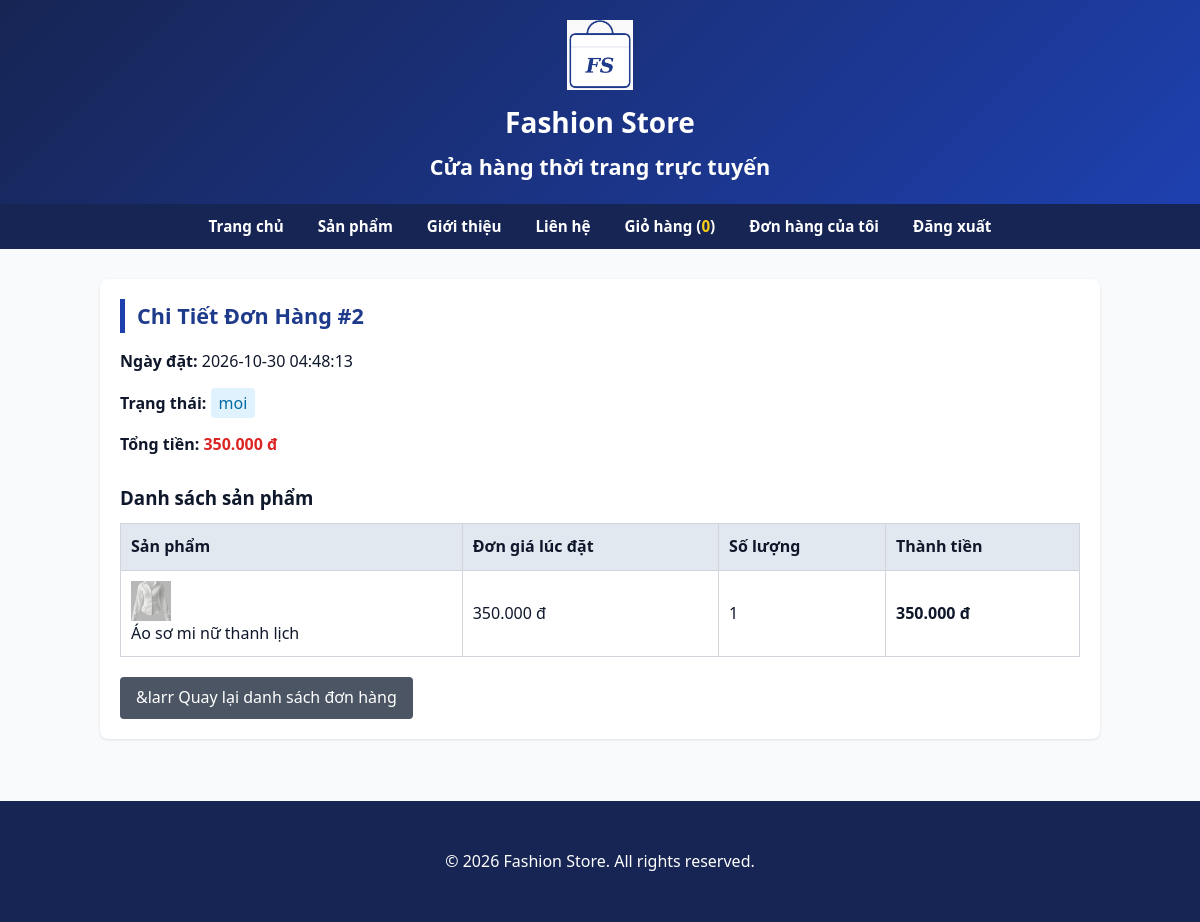
/don-hang.php?id=2 (signed in), run on the app's committed database.
### tables this page shows
CREATE TABLE don_hang (
    id INT UNSIGNED AUTO_INCREMENT PRIMARY KEY,
    nguoi_dung_id INT UNSIGNED NOT NULL,
    tong_tien INT UNSIGNED NOT NULL DEFAULT 0,
    trang_thai VARCHAR(50) NOT NULL DEFAULT 'moi',
    ngay_dat DATETIME NOT NULL DEFAULT CURRENT_TIMESTAMP,

    CONSTRAINT fk_don_hang_nguoi_dung
        FOREIGN KEY (nguoi_dung_id)
        REFERENCES nguoi_dung(id)
        ON DELETE RESTRICT
        ON UPDATE CASCADE,

    INDEX idx_don_hang_nguoi_dung (nguoi_dung_id)
);

CREATE TABLE chi_tiet_don (
    don_hang_id INT UNSIGNED NOT NULL,
    san_pham_id INT UNSIGNED NOT NULL,
    so_luong SMALLINT UNSIGNED NOT NULL,
    don_gia INT UNSIGNED NOT NULL,

    PRIMARY KEY (don_hang_id, san_pham_id),

    CONSTRAINT chk_chi_tiet_so_luong
        CHECK (so_luong > 0),

    CONSTRAINT fk_chi_tiet_don_don_hang
        FOREIGN KEY (don_hang_id)
        REFERENCES don_hang(id)
        ON DELETE CASCADE
        ON UPDATE CASCADE,

    CONSTRAINT fk_chi_tiet_don_san_pham
        FOREIGN KEY (san_pham_id)
        REFERENCES san_pham(id)
        ON DELETE RESTRICT
        ON UPDATE CASCADE,

    INDEX idx_chi_tiet_san_pham (san_pham_id)
);

CREATE TABLE san_pham (
    id INT UNSIGNED AUTO_INCREMENT PRIMARY KEY,
    danh_muc_id INT UNSIGNED NOT NULL,
    ten VARCHAR(200) NOT NULL,
    gia INT UNSIGNED NOT NULL,
    ton_kho INT UNSIGNED NOT NULL DEFAULT 0,
    anh VARCHAR(255),
    mau_sac VARCHAR(100) DEFAULT 'Đen, Trắng',
    kich_thuoc VARCHAR(100) DEFAULT 'M, L, XL',
    video VARCHAR(255) DEFAULT '',
    mo_ta TEXT,
    ngay_tao DATETIME NOT NULL DEFAULT CURRENT_TIMESTAMP,

    CONSTRAINT chk_san_pham_gia CHECK (gia >= 1000),
    CONSTRAINT fk_san_pham_danh_muc
        FOREIGN KEY (danh_muc_id)
        REFERENCES danh_muc(id)
        ON DELETE RESTRICT
        ON UPDATE CASCADE,

    INDEX idx_san_pham_danh_muc (danh_muc_id)
);

### inc/ham.php (called while the page is built, shortened)
<?php
function e(mixed $value): string
{
    return htmlspecialchars(
        (string) ($value ?? ''),
        ENT_QUOTES | ENT_SUBSTITUTE,
        'UTF-8'
    );
}

### don-hang.php (the view, shortened to what this page needs)
<?php
$currentUser = $_SESSION['user'];
$pdo = \db();
$chiTietDonId = isset($_GET['id']) ? (int)$_GET['id'] : 0;
require_once __DIR__ . '/inc/header.php';
?>
<main class="noi-dung-chinh" style="max-width: 1000px; margin: 30px auto; padding: 20px; background: white; border-radius: 8px; box-shadow: 0 1px 3px rgba(0,0,0,0.1); overflow-x: hidden;">
    <?php if ($chiTietDonId > 0): ?>
        <?php
        try {
            if ($currentUser['vai_tro'] === 'quan_tri') {
                $stmt = $pdo->prepare("SELECT * FROM don_hang WHERE id = ? LIMIT 1");
                $stmt->execute([$chiTietDonId]);
            } else {
                $stmt = $pdo->prepare("SELECT * FROM don_hang WHERE id = ? AND nguoi_dung_id = ? LIMIT 1");
                $stmt->execute([$chiTietDonId, $currentUser['id']]);
            }
            $donHang = $stmt->fetch();
            if (!$donHang) {
                http_response_code(404);
                echo "<h2>Không tìm thấy đơn hàng hoặc bạn không có quyền xem đơn hàng này.</h2>";
            } else {
                $stmtCt = $pdo->prepare("SELECT ct.*, sp.ten as ten_san_pham, sp.anh FROM chi_tiet_don ct JOIN san_pham sp ON ct.san_pham_id = sp.id WHERE ct.don_hang_id = ?");
                $stmtCt->execute([$chiTietDonId]);
                $danhSachChiTiet = $stmtCt->fetchAll();
        ?>
                <h2 style="color: #1e3a8a; margin-bottom: 15px;">Chi Tiết Đơn Hàng #<?= $donHang['id'] ?></h2>
                <p><strong>Ngày đặt:</strong> <?= e($donHang['ngay_tao'] ?? $donHang['ngay_dat'] ?? 'N/A') ?></p>
                <p><strong>Trạng thái:</strong> <span style="padding: 4px 8px; background: #e0f2fe; color: #0369a1; border-radius: 4px;"><?= e($donHang['trang_thai']) ?></span></p>
                <p><strong>Tổng tiền:</strong> <span style="color: #dc2626; font-weight: bold;"><?= number_format($donHang['tong_tien'], 0, ',', '.') ?> đ</span></p>
                <h3 style="margin-top: 25px; margin-bottom: 10px;">Danh sách sản phẩm</h3>
                <div style="width: 100%; overflow-x: auto; margin-bottom: 20px;">
                    <table style="width: 100%; border-collapse: collapse; min-width: 600px;">
                        <thead>
                            <tr style="background: #f3f4f6; text-align: left;">
                                <th style="padding: 10px; border: 1px solid #d1d5db;">Sản phẩm</th>
                                <th style="padding: 10px; border: 1px solid #d1d5db;">Đơn giá lúc đặt</th>
                                <th style="padding: 10px; border: 1px solid #d1d5db;">Số lượng</th>
                                <th style="padding: 10px; border: 1px solid #d1d5db;">Thành tiền</th>
                            </tr>
                        </thead>
                        <tbody>
                            <?php foreach ($danhSachChiTiet as $item): ?>
                                <tr>
                                    <td style="padding: 10px; border: 1px solid #d1d5db;">
                                        <img src="<?= e($item['anh']) ?>" alt="" style="width: 40px; height: 40px; object-fit: cover; vertical-align: middle; margin-right: 10px;">
                                        <?= e($item['ten_san_pham']) ?>
                                    </td>
                                    <td style="padding: 10px; border: 1px solid #d1d5db;"><?= number_format($item['don_gia'], 0, ',', '.') ?> đ</td>
                                    <td style="padding: 10px; border: 1px solid #d1d5db;"><?= e($item['so_luong']) ?></td>
                                    <td style="padding: 10px; border: 1px solid #d1d5db; font-weight: bold;"><?= number_format($item['don_gia'] * $item['so_luong'], 0, ',', '.') ?> đ</td>
                                </tr>
                            <?php endforeach; ?>
                        </tbody>
                    </table>
                </div>
                <a href="don-hang.php" style="display: inline-block; padding: 8px 16px; background: #4b5563; color: white; text-decoration: none; border-radius: 4px;">&larr Quay lại danh sách đơn hàng</a>
        <?php
            }
        } catch (\Exception $e) {
            echo "<p>Lỗi tải chi tiết đơn hàng.</p>";
        }
        ?>
    <?php endif; ?>
</main>
<?php require_once __DIR__ . '/inc/footer.php'; ?>

### css/style.css (style rules this page uses)
:root { --mau-chinh: #1e40af; --mau-chinh-dam: #172554; --mau-nhan: #d97706; --mau-chu: #0f172a; --mau-chu-phu: #334155; --mau-nen: #f8fafc; --mau-trang: #ffffff; --mau-vien: #cbd5e1; --bo-goc: 8px; --bo-goc-lon: 12px; --khoang-cach: 16px; --khoang-cach-lon: 32px; --phong-chu: system-ui, -apple-system, BlinkMacSystemFont, "Segoe UI", Roboto, sans-serif; }
*, *::before, *::after { box-sizing: border-box; }
body { margin: 0; font-family: var(--phong-chu); line-height: 1.6; color: var(--mau-chu); background-color: var(--mau-nen); }
img { max-width: 100%; height: auto; display: block; }
.bo-cuc-trang { display: grid; min-height: 100vh; grid-template-areas: "dau" "menu" "chinh" "chan"; grid-template-rows: auto auto minmax(0, 1fr) auto; grid-template-columns: minmax(0, 1fr); gap: 0; width: 100%; }
.noi-dung-chinh { grid-area: chinh; width: 100%; max-width: 1140px; min-width: 0; margin: 0 auto; padding: var(--khoang-cach); }
@media (min-width: 768px) { .noi-dung-chinh { padding: var(--khoang-cach-lon); } }
h2 { font-size: 1.35rem; color: var(--mau-chinh); border-left: 5px solid var(--mau-chinh); padding-left: 12px; margin-top: 0; margin-bottom: var(--khoang-cach); }
table { width: 100%; border-collapse: collapse; background-color: var(--mau-trang); }
th, td { padding: 12px 14px; border: 1px solid var(--mau-vien); }
thead th { background-color: #e2e8f0; color: var(--mau-chu); }
table td:nth-child(3) { white-space: nowrap; }
table td:nth-child(4) { white-space: nowrap; }

### data on the page
don_hang: id "2", ngay_dat "2026-10-30 04:48:13", trang_thai "moi", tong_tien "350.000"
chi_tiet_don: san_pham.anh (picture), san_pham.ten "Áo sơ mi nữ thanh lịch", don_gia "350.000", so_luong "1", $item['don_gia'] * $item['so_luong'] "350.000"

### other printed values
$tongSoLuong "0"
